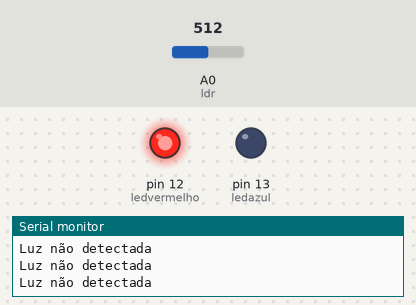
The sketch below on a simulated Arduino Uno, built with avr-gcc and run on an emulated ATmega328P. On the bench: output pins drawn as LEDs (lit = HIGH), the last lines printed to the serial monitor. Inputs (shaded band) come from the test bench; at power-on: A0 (ldr) = 512.

Above: at 1.2 s.
1.3 s: A0 (ldr) set to 416
4.3 s: A0 (ldr) set to 388
At 5.4 s:
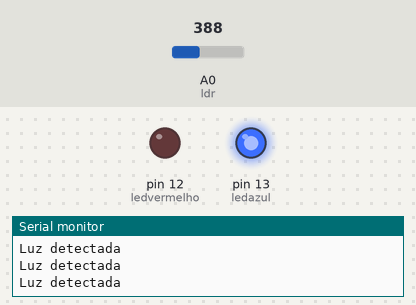
Timing chart, 0 to 7.3 s (numbered marks = the images above; inputs shaded):
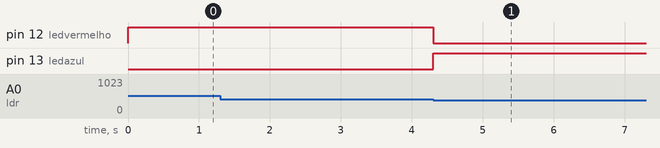

Measured:
- the behaviour switches between 400 and 399 on A0 (ldr) (found by bisection; images 0 and 1)
- after the input at 4.3 s, pin 12 (ledvermelho): HIGH → LOW at once; pin 13 (ledazul): LOW → HIGH at once

The sketch:

LDR.ino
```cpp
#define ledvermelho 12
#define ledazul 13
#define ldr A0

int sensorAlogPin = 0;
int valor = 0;

void setup(){
  pinMode(ldr, INPUT);
  pinMode(ledazul, OUTPUT);
  pinMode(ledvermelho, OUTPUT);
  Serial.begin(9600);

}

void loop()
{
  valor = analogRead(sensorAlogPin);

  if (valor < 400) {
    digitalWrite(ledazul, HIGH);
    digitalWrite(ledvermelho, LOW);
    Serial.println("Luz detectada");
  } else {
    digitalWrite(ledazul, LOW);
    digitalWrite(ledvermelho, HIGH);
    Serial.println("Luz não detectada");
  }

}
```
